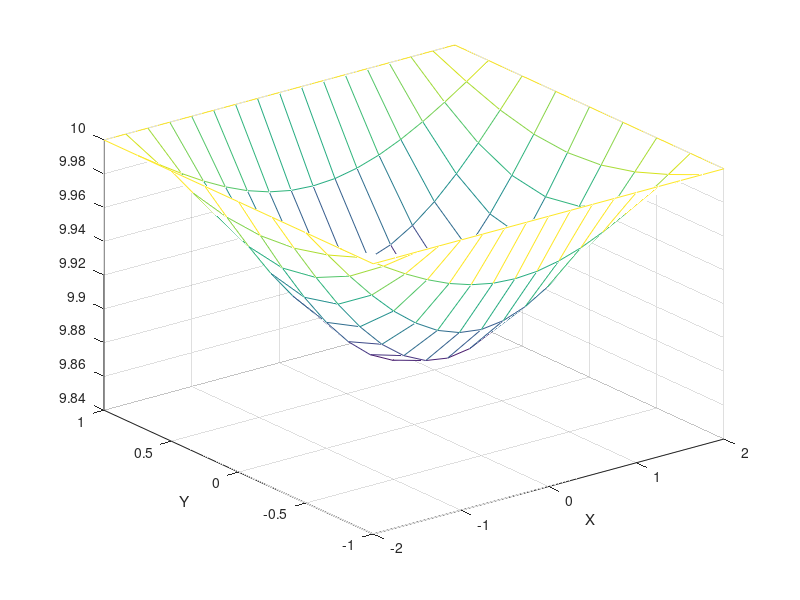

The MATLAB script that drew this image:
function test
%% Simulate and solve Poisson Equation on a 2D grid using Relaxation
% The equation to solve is: Laplacian(u) = f.
% Laplacian is discretized on a grid, and Jacobi iteration is used for solution.

clc
sz = [17 9]; % We use NDGRID convention (X is 1st, Y is 2nd)
[X, Y] = create_grid( linspace(-2, 2, sz(1)), linspace(-1, 1, sz(2)) );
[U, L] = create_sol(); % The ideal solution and its Laplacian.

% We actually solve the linear system: Av = f
[A, I] = create_laplacian(X, Y, sz);
V0 = U(X, Y); % The ideal solution (for boundary condition)
V0(I) = 0; % "Fill" the interior with initial guess
F = L(X, Y); % right hand side of the equation
V = jacobi(A, V0, F, I, 100)
mesh(X, Y, V); xlabel('X'); ylabel('Y'); 
save poisson_test

function [v] = jacobi(A, v, f, I, T)
%% Jacobi iteration:
% Av = (D+T)v = f
% Dv = f-Tv = (f - Av) + Dv
% v' = v + D^{-1} (f - Av)
d = diag(A);
r = zeros(size(v));
dv = zeros(size(v));
for t = 1:T
    Av = A*v(:); % Apply A on v.
    r(I) = f(I) - Av(I); % Compute residual.
    dv(I) = r(I) ./ d(I); % Compute an update.
    v(I) = v(I) + dv(I); % Update v's interior.
end

function [U, L] = create_sol()
%% Create solutions for the specific diff. eq. instance.
% - F is the function itself (for boundary conditions).
% - L is the Laplacian of F.
% It may be useful for solver's verification.
U = @(X, Y) 0*X+10;
L = @(X, Y) 0*X;

function [X, Y] = create_grid(x, y)
%% Create a grid specified by {X(k), Y(k)}.
% X, Y, I are 2D arrays, created by NDGRID, 
% so X is the 1st coordinate and Y is the 2nd!
[X, Y] = ndgrid(x, y);

function [A, I] = create_laplacian(X, Y, sz)
%% Laplacian discretization using sparse matrix
N = prod(sz);
A = sparse(N, N);
K = true(sz);
if sz(1) > 1, K(1, :) = false; K(end, :) = false; end
if sz(2) > 1, K(:, 1) = false; K(:, end) = false; end
K = find(K); % Fill only interior points
stencil = [-1  0 0 0 1; ...
            0 -1 0 1 0];
stencil_size = size(stencil, 2);
for k = K(:).'
    [i, j] = ind2sub(sz, k);
    i = i + stencil(1, :).';
    j = j + stencil(2, :).';
    m = sub2ind(sz, i, j);
    x = X(m);
    y = Y(m);    
    P = [ones(stencil_size, 1), x, y, x.*y, x.^2, y.^2] \ eye(stencil_size);
    P = sum(P(end-1:end, :));
    A(k, m) = P;
end
I = any(A, 2); % Find out interior points

